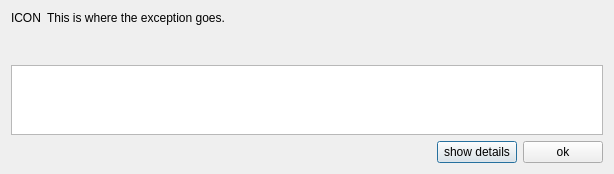
<?xml version="1.0" encoding="UTF-8"?>
<ui version="4.0">
 <class>ExceptionDialog</class>
 <widget class="QDialog" name="ExceptionDialog">
  <property name="geometry">
   <rect>
    <x>0</x>
    <y>0</y>
    <width>614</width>
    <height>174</height>
   </rect>
  </property>
  <property name="windowTitle">
   <string>Exception</string>
  </property>
  <layout class="QVBoxLayout" name="verticalLayout_2" stretch="1,1,0">
   <item>
    <layout class="QHBoxLayout" name="horizontalLayout_2" stretch="0,1">
     <item>
      <widget class="QLabel" name="mpIcon">
       <property name="sizePolicy">
        <sizepolicy hsizetype="Preferred" vsizetype="Minimum">
         <horstretch>0</horstretch>
         <verstretch>0</verstretch>
        </sizepolicy>
       </property>
       <property name="text">
        <string>ICON</string>
       </property>
       <property name="alignment">
        <set>Qt::AlignLeading|Qt::AlignLeft|Qt::AlignTop</set>
       </property>
      </widget>
     </item>
     <item>
      <widget class="QLabel" name="mpExceptionInfo">
       <property name="sizePolicy">
        <sizepolicy hsizetype="Preferred" vsizetype="Minimum">
         <horstretch>0</horstretch>
         <verstretch>0</verstretch>
        </sizepolicy>
       </property>
       <property name="text">
        <string>This is where the exception goes.</string>
       </property>
       <property name="alignment">
        <set>Qt::AlignLeading|Qt::AlignLeft|Qt::AlignTop</set>
       </property>
       <property name="wordWrap">
        <bool>true</bool>
       </property>
      </widget>
     </item>
    </layout>
   </item>
   <item>
    <widget class="QTextBrowser" name="mpDetails">
     <property name="sizePolicy">
      <sizepolicy hsizetype="Expanding" vsizetype="Expanding">
       <horstretch>0</horstretch>
       <verstretch>0</verstretch>
      </sizepolicy>
     </property>
    </widget>
   </item>
   <item>
    <layout class="QHBoxLayout" name="horizontalLayout">
     <item>
      <spacer name="horizontalSpacer">
       <property name="orientation">
        <enum>Qt::Horizontal</enum>
       </property>
       <property name="sizeHint" stdset="0">
        <size>
         <width>40</width>
         <height>20</height>
        </size>
       </property>
      </spacer>
     </item>
     <item>
      <widget class="QPushButton" name="mpDetailsButton">
       <property name="text">
        <string>show details</string>
       </property>
      </widget>
     </item>
     <item>
      <widget class="QPushButton" name="mpOkButton">
       <property name="text">
        <string>ok</string>
       </property>
      </widget>
     </item>
    </layout>
   </item>
  </layout>
 </widget>
 <resources/>
 <connections>
  <connection>
   <sender>mpDetailsButton</sender>
   <signal>clicked()</signal>
   <receiver>mpDetails</receiver>
   <slot>show()</slot>
   <hints>
    <hint type="sourcelabel">
     <x>143</x>
     <y>157</y>
    </hint>
    <hint type="destinationlabel">
     <x>280</x>
     <y>94</y>
    </hint>
   </hints>
  </connection>
  <connection>
   <sender>mpOkButton</sender>
   <signal>clicked()</signal>
   <receiver>ExceptionDialog</receiver>
   <slot>accept()</slot>
   <hints>
    <hint type="sourcelabel">
     <x>661</x>
     <y>259</y>
    </hint>
    <hint type="destinationlabel">
     <x>356</x>
     <y>141</y>
    </hint>
   </hints>
  </connection>
 </connections>
</ui>
